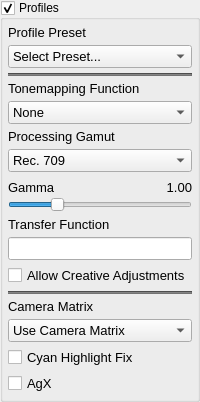
            <widget class="QGroupBox" name="groupBoxProfiles">
             <property name="title">
              <string>Profiles</string>
             </property>
             <property name="checkable">
              <bool>true</bool>
             </property>
             <layout class="QGridLayout" name="gridLayout_63">
              <property name="leftMargin">
               <number>5</number>
              </property>
              <property name="topMargin">
               <number>5</number>
              </property>
              <property name="rightMargin">
               <number>5</number>
              </property>
              <property name="bottomMargin">
               <number>5</number>
              </property>
              <item row="0" column="0">
               <widget class="QFrame" name="frameProfiles">
                <layout class="QGridLayout" name="gridLayout_62">
                 <property name="leftMargin">
                  <number>0</number>
                 </property>
                 <property name="topMargin">
                  <number>0</number>
                 </property>
                 <property name="rightMargin">
                  <number>0</number>
                 </property>
                 <property name="bottomMargin">
                  <number>0</number>
                 </property>
                 <property name="spacing">
                  <number>5</number>
                 </property>
                 <item row="8" column="0">
                  <widget class="QLabel" name="label_TransferFunction">
                   <property name="font">
                    <font>
                     <pointsize>10</pointsize>
                    </font>
                   </property>
                   <property name="text">
                    <string>Transfer Function</string>
                   </property>
                  </widget>
                 </item>
                 <item row="10" column="0">
                  <widget class="QCheckBox" name="checkBoxCreativeAdjustments">
                   <property name="enabled">
                    <bool>true</bool>
                   </property>
                   <property name="font">
                    <font>
                     <pointsize>10</pointsize>
                    </font>
                   </property>
                   <property name="toolTip">
                    <string>Warning: Having creative adjustments and log profile enabled may not give logarithmic output!</string>
                   </property>
                   <property name="layoutDirection">
                    <enum>Qt::LeftToRight</enum>
                   </property>
                   <property name="text">
                    <string>Allow Creative Adjustments</string>
                   </property>
                  </widget>
                 </item>
                 <item row="3" column="0">
                  <widget class="QLabel" name="label_TonemappingFunction">
                   <property name="font">
                    <font>
                     <pointsize>10</pointsize>
                    </font>
                   </property>
                   <property name="text">
                    <string>Tonemapping Function</string>
                   </property>
                  </widget>
                 </item>
                 <item row="5" column="0">
                  <widget class="QLabel" name="label_Gamut">
                   <property name="font">
                    <font>
                     <pointsize>10</pointsize>
                    </font>
                   </property>
                   <property name="text">
                    <string>Processing Gamut</string>
                   </property>
                  </widget>
                 </item>
                 <item row="1" column="0">
                  <widget class="NoScrollComboBox" name="comboBoxProfile">
                   <property name="minimumSize">
                    <size>
                     <width>0</width>
                     <height>0</height>
                    </size>
                   </property>
                   <property name="font">
                    <font>
                     <pointsize>10</pointsize>
                    </font>
                   </property>
                   <property name="currentText">
                    <string>Select Preset...</string>
                   </property>
                   <item>
                    <property name="text">
                     <string>Select Preset...</string>
                    </property>
                   </item>
                   <item>
                    <property name="text">
                     <string>Standard</string>
                    </property>
                   </item>
                   <item>
                    <property name="text">
                     <string>Tonemapped</string>
                    </property>
                   </item>
                   <item>
                    <property name="text">
                     <string>Film</string>
                    </property>
                   </item>
                   <item>
                    <property name="text">
                     <string>Alexa Log-C</string>
                    </property>
                   </item>
                   <item>
                    <property name="text">
                     <string>Cineon Log</string>
                    </property>
                   </item>
                   <item>
                    <property name="text">
                     <string>Sony S-Log3</string>
                    </property>
                   </item>
                   <item>
                    <property name="text">
                     <string>Linear</string>
                    </property>
                   </item>
                   <item>
                    <property name="text">
                     <string>sRGB</string>
                    </property>
                   </item>
                   <item>
                    <property name="text">
                     <string>Rec. 709</string>
                    </property>
                   </item>
                   <item>
                    <property name="text">
                     <string>Davinci WG/Intermediate</string>
                    </property>
                   </item>
                   <item>
                    <property name="text">
                     <string>Fuji F-Log</string>
                    </property>
                   </item>
                  </widget>
                 </item>
                 <item row="6" column="0">
                  <widget class="NoScrollComboBox" name="comboBoxProcessingGamut">
                   <property name="minimumSize">
                    <size>
                     <width>0</width>
                     <height>0</height>
                    </size>
                   </property>
                   <property name="font">
                    <font>
                     <pointsize>10</pointsize>
                    </font>
                   </property>
                   <property name="currentText">
                    <string>Rec. 709</string>
                   </property>
                   <item>
                    <property name="text">
                     <string>Rec. 709</string>
                    </property>
                   </item>
                   <item>
                    <property name="text">
                     <string>Rec. 2020</string>
                    </property>
                   </item>
                   <item>
                    <property name="text">
                     <string>ACES AP0</string>
                    </property>
                   </item>
                   <item>
                    <property name="text">
                     <string>Adobe RGB</string>
                    </property>
                   </item>
                   <item>
                    <property name="text">
                     <string>Pro Photo RGB</string>
                    </property>
                   </item>
                   <item>
                    <property name="text">
                     <string>XYZ</string>
                    </property>
                   </item>
                   <item>
                    <property name="text">
                     <string>Alexa Wide Gamut RGB</string>
                    </property>
                   </item>
                   <item>
                    <property name="text">
                     <string>Sony S Gamut 3</string>
                    </property>
                   </item>
                   <item>
                    <property name="text">
                     <string>Davinci Wide Gamut</string>
                    </property>
                   </item>
                   <item>
                    <property name="text">
                     <string>ACES AP1</string>
                    </property>
                   </item>
                  </widget>
                 </item>
                 <item row="7" column="0">
                  <layout class="QGridLayout" name="gridLayout_64">
                   <property name="spacing">
                    <number>0</number>
                   </property>
                   <item row="0" column="0">
                    <widget class="QLabel" name="label_GammaText">
                     <property name="font">
                      <font>
                       <pointsize>10</pointsize>
                      </font>
                     </property>
                     <property name="text">
                      <string>Gamma</string>
                     </property>
                    </widget>
                   </item>
                   <item row="0" column="1">
                    <spacer name="horizontalSpacer_Gamma">
                     <property name="orientation">
                      <enum>Qt::Horizontal</enum>
                     </property>
                     <property name="sizeType">
                      <enum>QSizePolicy::Maximum</enum>
                     </property>
                     <property name="sizeHint" stdset="0">
                      <size>
                       <width>40</width>
                       <height>20</height>
                      </size>
                     </property>
                    </spacer>
                   </item>
                   <item row="0" column="2">
                    <widget class="DoubleClickLabel" name="label_GammaVal">
                     <property name="font">
                      <font>
                       <pointsize>10</pointsize>
                      </font>
                     </property>
                     <property name="text">
                      <string>1.00</string>
                     </property>
                     <property name="alignment">
                      <set>Qt::AlignRight|Qt::AlignTrailing|Qt::AlignVCenter</set>
                     </property>
                    </widget>
                   </item>
                   <item row="1" column="0" colspan="3">
                    <widget class="NoScrollSlider" name="horizontalSliderGamma">
                     <property name="sizePolicy">
                      <sizepolicy hsizetype="Expanding" vsizetype="Fixed">
                       <horstretch>0</horstretch>
                       <verstretch>0</verstretch>
                      </sizepolicy>
                     </property>
                     <property name="maximumSize">
                      <size>
                       <width>16777215</width>
                       <height>16777215</height>
                      </size>
                     </property>
                     <property name="minimum">
                      <number>1</number>
                     </property>
                     <property name="maximum">
                      <number>400</number>
                     </property>
                     <property name="value">
                      <number>100</number>
                     </property>
                     <property name="sliderPosition">
                      <number>100</number>
                     </property>
                     <property name="orientation">
                      <enum>Qt::Horizontal</enum>
                     </property>
                    </widget>
                   </item>
                  </layout>
                 </item>
                 <item row="2" column="0">
                  <widget class="Line" name="line_27">
                   <property name="styleSheet">
                    <string notr="true">background-color: rgb(115, 115, 115);</string>
                   </property>
                   <property name="orientation">
                    <enum>Qt::Horizontal</enum>
                   </property>
                  </widget>
                 </item>
                 <item row="12" column="0">
                  <widget class="QLabel" name="label_39">
                   <property name="font">
                    <font>
                     <pointsize>10</pointsize>
                    </font>
                   </property>
                   <property name="text">
                    <string>Camera Matrix</string>
                   </property>
                  </widget>
                 </item>
                 <item row="13" column="0">
                  <widget class="NoScrollComboBox" name="comboBoxUseCameraMatrix">
                   <property name="font">
                    <font>
                     <pointsize>10</pointsize>
                    </font>
                   </property>
                   <property name="currentIndex">
                    <number>1</number>
                   </property>
                   <item>
                    <property name="text">
                     <string>Don't Use Camera Matrix</string>
                    </property>
                   </item>
                   <item>
                    <property name="text">
                     <string>Use Camera Matrix</string>
                    </property>
                   </item>
                   <item>
                    <property name="text">
                     <string>Uncolorscience Fix</string>
                    </property>
                   </item>
                  </widget>
                 </item>
                 <item row="14" column="0">
                  <widget class="QCheckBox" name="checkBoxExrMode">
                   <property name="font">
                    <font>
                     <pointsize>10</pointsize>
                    </font>
                   </property>
                   <property name="text">
                    <string>Cyan Highlight Fix</string>
                   </property>
                  </widget>
                 </item>
                 <item row="9" column="0">
                  <widget class="QLineEdit" name="lineEditTransferFunction">
                   <property name="font">
                    <font>
                     <pointsize>10</pointsize>
                    </font>
                   </property>
                  </widget>
                 </item>
                 <item row="4" column="0">
                  <widget class="NoScrollComboBox" name="comboBoxTonemapFct">
                   <property name="minimumSize">
                    <size>
                     <width>0</width>
                     <height>0</height>
                    </size>
                   </property>
                   <property name="font">
                    <font>
                     <pointsize>10</pointsize>
                    </font>
                   </property>
                   <property name="currentText">
                    <string>None</string>
                   </property>
                   <item>
                    <property name="text">
                     <string>None</string>
                    </property>
                   </item>
                   <item>
                    <property name="text">
                     <string>Reinhard</string>
                    </property>
                   </item>
                   <item>
                    <property name="text">
                     <string>Tangent</string>
                    </property>
                   </item>
                   <item>
                    <property name="text">
                     <string>Alexa Log C</string>
                    </property>
                   </item>
                   <item>
                    <property name="text">
                     <string>Cineon Log</string>
                    </property>
                   </item>
                   <item>
                    <property name="text">
                     <string>Sony S Log</string>
                    </property>
                   </item>
                   <item>
                    <property name="text">
                     <string>sRGB</string>
                    </property>
                   </item>
                   <item>
                    <property name="text">
                     <string>Rec. 709</string>
                    </property>
                   </item>
                   <item>
                    <property name="text">
                     <string>HLG</string>
                    </property>
                   </item>
                   <item>
                    <property name="text">
                     <string>Davinci Intermediate</string>
                    </property>
                   </item>
                   <item>
                    <property name="text">
                     <string>Reinhard 3/5</string>
                    </property>
                   </item>
                  </widget>
                 </item>
                 <item row="11" column="0">
                  <widget class="Line" name="line_20">
                   <property name="styleSheet">
                    <string notr="true">background-color: rgb(115, 115, 115);</string>
                   </property>
                   <property name="orientation">
                    <enum>Qt::Horizontal</enum>
                   </property>
                  </widget>
                 </item>
                 <item row="0" column="0">
                  <widget class="QLabel" name="label_ProcessingProfile">
                   <property name="font">
                    <font>
                     <pointsize>10</pointsize>
                    </font>
                   </property>
                   <property name="text">
                    <string>Profile Preset</string>
                   </property>
                  </widget>
                 </item>
                 <item row="15" column="0">
                  <widget class="QCheckBox" name="checkBoxAgX">
                   <property name="font">
                    <font>
                     <pointsize>10</pointsize>
                    </font>
                   </property>
                   <property name="text">
                    <string>AgX</string>
                   </property>
                  </widget>
                 </item>
                </layout>
               </widget>
              </item>
             </layout>
            </widget>
